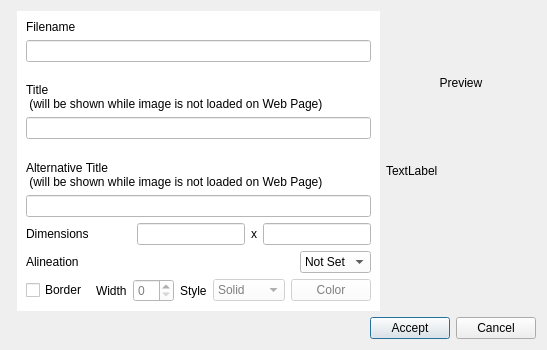
<ui version="4.0" >
 <class>Dialog</class>
 <widget class="QDialog" name="Dialog" >
  <property name="windowModality" >
   <enum>Qt::ApplicationModal</enum>
  </property>
  <property name="geometry" >
   <rect>
    <x>0</x>
    <y>0</y>
    <width>547</width>
    <height>350</height>
   </rect>
  </property>
  <property name="windowTitle" >
   <string>Image Dialog</string>
  </property>
  <property name="windowIcon" >
   <iconset>
    <normaloff>images/editor/insert-image.png</normaloff>images/editor/insert-image.png</iconset>
  </property>
  <layout class="QGridLayout" name="gridLayout_5" >
   <item row="0" column="2" >
    <layout class="QVBoxLayout" name="verticalLayout" >
     <item>
      <spacer name="verticalSpacer" >
       <property name="orientation" >
        <enum>Qt::Vertical</enum>
       </property>
       <property name="sizeHint" stdset="0" >
        <size>
         <width>20</width>
         <height>40</height>
        </size>
       </property>
      </spacer>
     </item>
     <item>
      <widget class="QLabel" name="l_preview" >
       <property name="text" >
        <string>Preview</string>
       </property>
       <property name="alignment" >
        <set>Qt::AlignCenter</set>
       </property>
      </widget>
     </item>
     <item>
      <widget class="QLabel" name="imgpreview" >
       <property name="minimumSize" >
        <size>
         <width>150</width>
         <height>150</height>
        </size>
       </property>
       <property name="toolTip" >
        <string>Preview Selected Image</string>
       </property>
       <property name="text" >
        <string>TextLabel</string>
       </property>
      </widget>
     </item>
     <item>
      <spacer name="verticalSpacer_4" >
       <property name="orientation" >
        <enum>Qt::Vertical</enum>
       </property>
       <property name="sizeHint" stdset="0" >
        <size>
         <width>20</width>
         <height>40</height>
        </size>
       </property>
      </spacer>
     </item>
    </layout>
   </item>
   <item row="1" column="0" colspan="3" >
    <layout class="QHBoxLayout" name="horizontalLayout_6" >
     <item>
      <spacer name="horizontalSpacer_2" >
       <property name="orientation" >
        <enum>Qt::Horizontal</enum>
       </property>
       <property name="sizeHint" stdset="0" >
        <size>
         <width>40</width>
         <height>20</height>
        </size>
       </property>
      </spacer>
     </item>
     <item>
      <widget class="QPushButton" name="b_accept" >
       <property name="toolTip" >
        <string>Accept</string>
       </property>
       <property name="text" >
        <string>Accept</string>
       </property>
       <property name="icon" >
        <iconset>
         <normaloff>images/ok.png</normaloff>images/ok.png</iconset>
       </property>
      </widget>
     </item>
     <item>
      <widget class="QPushButton" name="b_cancel" >
       <property name="toolTip" >
        <string>Cancel</string>
       </property>
       <property name="text" >
        <string>Cancel</string>
       </property>
       <property name="icon" >
        <iconset>
         <normaloff>images/cancel.png</normaloff>images/cancel.png</iconset>
       </property>
      </widget>
     </item>
    </layout>
   </item>
   <item row="0" column="1" >
    <widget class="QWidget" native="1" name="widget" >
     <property name="palette" >
      <palette>
       <active>
        <colorrole role="WindowText" >
         <brush brushstyle="SolidPattern" >
          <color alpha="255" >
           <red>0</red>
           <green>0</green>
           <blue>0</blue>
          </color>
         </brush>
        </colorrole>
        <colorrole role="Button" >
         <brush brushstyle="SolidPattern" >
          <color alpha="255" >
           <red>255</red>
           <green>255</green>
           <blue>255</blue>
          </color>
         </brush>
        </colorrole>
        <colorrole role="Light" >
         <brush brushstyle="SolidPattern" >
          <color alpha="255" >
           <red>255</red>
           <green>255</green>
           <blue>255</blue>
          </color>
         </brush>
        </colorrole>
        <colorrole role="Midlight" >
         <brush brushstyle="SolidPattern" >
          <color alpha="255" >
           <red>255</red>
           <green>255</green>
           <blue>255</blue>
          </color>
         </brush>
        </colorrole>
        <colorrole role="Dark" >
         <brush brushstyle="SolidPattern" >
          <color alpha="255" >
           <red>127</red>
           <green>127</green>
           <blue>127</blue>
          </color>
         </brush>
        </colorrole>
        <colorrole role="Mid" >
         <brush brushstyle="SolidPattern" >
          <color alpha="255" >
           <red>170</red>
           <green>170</green>
           <blue>170</blue>
          </color>
         </brush>
        </colorrole>
        <colorrole role="Text" >
         <brush brushstyle="SolidPattern" >
          <color alpha="255" >
           <red>0</red>
           <green>0</green>
           <blue>0</blue>
          </color>
         </brush>
        </colorrole>
        <colorrole role="BrightText" >
         <brush brushstyle="SolidPattern" >
          <color alpha="255" >
           <red>255</red>
           <green>255</green>
           <blue>255</blue>
          </color>
         </brush>
        </colorrole>
        <colorrole role="ButtonText" >
         <brush brushstyle="SolidPattern" >
          <color alpha="255" >
           <red>0</red>
           <green>0</green>
           <blue>0</blue>
          </color>
         </brush>
        </colorrole>
        <colorrole role="Base" >
         <brush brushstyle="SolidPattern" >
          <color alpha="255" >
           <red>255</red>
           <green>255</green>
           <blue>255</blue>
          </color>
         </brush>
        </colorrole>
        <colorrole role="Window" >
         <brush brushstyle="SolidPattern" >
          <color alpha="255" >
           <red>255</red>
           <green>255</green>
           <blue>255</blue>
          </color>
         </brush>
        </colorrole>
        <colorrole role="Shadow" >
         <brush brushstyle="SolidPattern" >
          <color alpha="255" >
           <red>0</red>
           <green>0</green>
           <blue>0</blue>
          </color>
         </brush>
        </colorrole>
        <colorrole role="AlternateBase" >
         <brush brushstyle="SolidPattern" >
          <color alpha="255" >
           <red>255</red>
           <green>255</green>
           <blue>255</blue>
          </color>
         </brush>
        </colorrole>
        <colorrole role="ToolTipBase" >
         <brush brushstyle="SolidPattern" >
          <color alpha="255" >
           <red>255</red>
           <green>255</green>
           <blue>220</blue>
          </color>
         </brush>
        </colorrole>
        <colorrole role="ToolTipText" >
         <brush brushstyle="SolidPattern" >
          <color alpha="255" >
           <red>0</red>
           <green>0</green>
           <blue>0</blue>
          </color>
         </brush>
        </colorrole>
       </active>
       <inactive>
        <colorrole role="WindowText" >
         <brush brushstyle="SolidPattern" >
          <color alpha="255" >
           <red>0</red>
           <green>0</green>
           <blue>0</blue>
          </color>
         </brush>
        </colorrole>
        <colorrole role="Button" >
         <brush brushstyle="SolidPattern" >
          <color alpha="255" >
           <red>255</red>
           <green>255</green>
           <blue>255</blue>
          </color>
         </brush>
        </colorrole>
        <colorrole role="Light" >
         <brush brushstyle="SolidPattern" >
          <color alpha="255" >
           <red>255</red>
           <green>255</green>
           <blue>255</blue>
          </color>
         </brush>
        </colorrole>
        <colorrole role="Midlight" >
         <brush brushstyle="SolidPattern" >
          <color alpha="255" >
           <red>255</red>
           <green>255</green>
           <blue>255</blue>
          </color>
         </brush>
        </colorrole>
        <colorrole role="Dark" >
         <brush brushstyle="SolidPattern" >
          <color alpha="255" >
           <red>127</red>
           <green>127</green>
           <blue>127</blue>
          </color>
         </brush>
        </colorrole>
        <colorrole role="Mid" >
         <brush brushstyle="SolidPattern" >
          <color alpha="255" >
           <red>170</red>
           <green>170</green>
           <blue>170</blue>
          </color>
         </brush>
        </colorrole>
        <colorrole role="Text" >
         <brush brushstyle="SolidPattern" >
          <color alpha="255" >
           <red>0</red>
           <green>0</green>
           <blue>0</blue>
          </color>
         </brush>
        </colorrole>
        <colorrole role="BrightText" >
         <brush brushstyle="SolidPattern" >
          <color alpha="255" >
           <red>255</red>
           <green>255</green>
           <blue>255</blue>
          </color>
         </brush>
        </colorrole>
        <colorrole role="ButtonText" >
         <brush brushstyle="SolidPattern" >
          <color alpha="255" >
           <red>0</red>
           <green>0</green>
           <blue>0</blue>
          </color>
         </brush>
        </colorrole>
        <colorrole role="Base" >
         <brush brushstyle="SolidPattern" >
          <color alpha="255" >
           <red>255</red>
           <green>255</green>
           <blue>255</blue>
          </color>
         </brush>
        </colorrole>
        <colorrole role="Window" >
         <brush brushstyle="SolidPattern" >
          <color alpha="255" >
           <red>255</red>
           <green>255</green>
           <blue>255</blue>
          </color>
         </brush>
        </colorrole>
        <colorrole role="Shadow" >
         <brush brushstyle="SolidPattern" >
          <color alpha="255" >
           <red>0</red>
           <green>0</green>
           <blue>0</blue>
          </color>
         </brush>
        </colorrole>
        <colorrole role="AlternateBase" >
         <brush brushstyle="SolidPattern" >
          <color alpha="255" >
           <red>255</red>
           <green>255</green>
           <blue>255</blue>
          </color>
         </brush>
        </colorrole>
        <colorrole role="ToolTipBase" >
         <brush brushstyle="SolidPattern" >
          <color alpha="255" >
           <red>255</red>
           <green>255</green>
           <blue>220</blue>
          </color>
         </brush>
        </colorrole>
        <colorrole role="ToolTipText" >
         <brush brushstyle="SolidPattern" >
          <color alpha="255" >
           <red>0</red>
           <green>0</green>
           <blue>0</blue>
          </color>
         </brush>
        </colorrole>
       </inactive>
       <disabled>
        <colorrole role="WindowText" >
         <brush brushstyle="SolidPattern" >
          <color alpha="255" >
           <red>127</red>
           <green>127</green>
           <blue>127</blue>
          </color>
         </brush>
        </colorrole>
        <colorrole role="Button" >
         <brush brushstyle="SolidPattern" >
          <color alpha="255" >
           <red>255</red>
           <green>255</green>
           <blue>255</blue>
          </color>
         </brush>
        </colorrole>
        <colorrole role="Light" >
         <brush brushstyle="SolidPattern" >
          <color alpha="255" >
           <red>255</red>
           <green>255</green>
           <blue>255</blue>
          </color>
         </brush>
        </colorrole>
        <colorrole role="Midlight" >
         <brush brushstyle="SolidPattern" >
          <color alpha="255" >
           <red>255</red>
           <green>255</green>
           <blue>255</blue>
          </color>
         </brush>
        </colorrole>
        <colorrole role="Dark" >
         <brush brushstyle="SolidPattern" >
          <color alpha="255" >
           <red>127</red>
           <green>127</green>
           <blue>127</blue>
          </color>
         </brush>
        </colorrole>
        <colorrole role="Mid" >
         <brush brushstyle="SolidPattern" >
          <color alpha="255" >
           <red>170</red>
           <green>170</green>
           <blue>170</blue>
          </color>
         </brush>
        </colorrole>
        <colorrole role="Text" >
         <brush brushstyle="SolidPattern" >
          <color alpha="255" >
           <red>127</red>
           <green>127</green>
           <blue>127</blue>
          </color>
         </brush>
        </colorrole>
        <colorrole role="BrightText" >
         <brush brushstyle="SolidPattern" >
          <color alpha="255" >
           <red>255</red>
           <green>255</green>
           <blue>255</blue>
          </color>
         </brush>
        </colorrole>
        <colorrole role="ButtonText" >
         <brush brushstyle="SolidPattern" >
          <color alpha="255" >
           <red>127</red>
           <green>127</green>
           <blue>127</blue>
          </color>
         </brush>
        </colorrole>
        <colorrole role="Base" >
         <brush brushstyle="SolidPattern" >
          <color alpha="255" >
           <red>255</red>
           <green>255</green>
           <blue>255</blue>
          </color>
         </brush>
        </colorrole>
        <colorrole role="Window" >
         <brush brushstyle="SolidPattern" >
          <color alpha="255" >
           <red>255</red>
           <green>255</green>
           <blue>255</blue>
          </color>
         </brush>
        </colorrole>
        <colorrole role="Shadow" >
         <brush brushstyle="SolidPattern" >
          <color alpha="255" >
           <red>0</red>
           <green>0</green>
           <blue>0</blue>
          </color>
         </brush>
        </colorrole>
        <colorrole role="AlternateBase" >
         <brush brushstyle="SolidPattern" >
          <color alpha="255" >
           <red>255</red>
           <green>255</green>
           <blue>255</blue>
          </color>
         </brush>
        </colorrole>
        <colorrole role="ToolTipBase" >
         <brush brushstyle="SolidPattern" >
          <color alpha="255" >
           <red>255</red>
           <green>255</green>
           <blue>220</blue>
          </color>
         </brush>
        </colorrole>
        <colorrole role="ToolTipText" >
         <brush brushstyle="SolidPattern" >
          <color alpha="255" >
           <red>0</red>
           <green>0</green>
           <blue>0</blue>
          </color>
         </brush>
        </colorrole>
       </disabled>
      </palette>
     </property>
     <property name="autoFillBackground" >
      <bool>true</bool>
     </property>
     <layout class="QGridLayout" name="gridLayout_4" >
      <item row="1" column="0" >
       <layout class="QGridLayout" name="gridLayout" >
        <item row="2" column="0" >
         <widget class="QLineEdit" name="le_filename" >
          <property name="toolTip" >
           <string>Path to real image to use</string>
          </property>
          <property name="readOnly" >
           <bool>true</bool>
          </property>
         </widget>
        </item>
        <item row="3" column="0" >
         <spacer name="verticalSpacer_2" >
          <property name="orientation" >
           <enum>Qt::Vertical</enum>
          </property>
          <property name="sizeHint" stdset="0" >
           <size>
            <width>20</width>
            <height>40</height>
           </size>
          </property>
         </spacer>
        </item>
        <item row="0" column="0" >
         <widget class="QLabel" name="l_filename" >
          <property name="text" >
           <string>Filename</string>
          </property>
         </widget>
        </item>
       </layout>
      </item>
      <item row="2" column="0" >
       <layout class="QGridLayout" name="gridLayout_3" >
        <item row="0" column="0" >
         <widget class="QLabel" name="l_title" >
          <property name="text" >
           <string>Title
 (will be shown while image is not loaded on Web Page)</string>
          </property>
         </widget>
        </item>
        <item row="3" column="0" >
         <spacer name="verticalSpacer_3" >
          <property name="orientation" >
           <enum>Qt::Vertical</enum>
          </property>
          <property name="sizeHint" stdset="0" >
           <size>
            <width>20</width>
            <height>40</height>
           </size>
          </property>
         </spacer>
        </item>
        <item row="2" column="0" >
         <widget class="QLineEdit" name="le_title" >
          <property name="toolTip" >
           <string>Set image title if browser has no image support</string>
          </property>
         </widget>
        </item>
        <item row="5" column="0" >
         <widget class="QLineEdit" name="le_alt" >
          <property name="toolTip" >
           <string>Set alternative title while image is loading</string>
          </property>
         </widget>
        </item>
        <item row="4" column="0" >
         <widget class="QLabel" name="l_alt" >
          <property name="text" >
           <string>Alternative Title
 (will be shown while image is not loaded on Web Page)</string>
          </property>
         </widget>
        </item>
       </layout>
      </item>
      <item row="3" column="0" >
       <layout class="QGridLayout" name="gridLayout_2" >
        <item row="0" column="0" >
         <widget class="QLabel" name="l_dimensions" >
          <property name="text" >
           <string>Dimensions</string>
          </property>
         </widget>
        </item>
        <item row="0" column="2" >
         <widget class="QLineEdit" name="le_width" >
          <property name="toolTip" >
           <string>Width - Set manual dimensions of image</string>
          </property>
         </widget>
        </item>
        <item row="0" column="3" >
         <widget class="QLabel" name="l_x" >
          <property name="text" >
           <string>x</string>
          </property>
         </widget>
        </item>
        <item row="0" column="4" >
         <widget class="QLineEdit" name="le_height" >
          <property name="toolTip" >
           <string>Height - Set manual dimensions of image</string>
          </property>
         </widget>
        </item>
        <item row="0" column="1" >
         <spacer name="horizontalSpacer" >
          <property name="orientation" >
           <enum>Qt::Horizontal</enum>
          </property>
          <property name="sizeHint" stdset="0" >
           <size>
            <width>40</width>
            <height>20</height>
           </size>
          </property>
         </spacer>
        </item>
       </layout>
      </item>
      <item row="4" column="0" >
       <layout class="QHBoxLayout" name="horizontalLayout_2" >
        <item>
         <widget class="QLabel" name="l_alineation" >
          <property name="text" >
           <string>Alineation</string>
          </property>
         </widget>
        </item>
        <item>
         <spacer name="horizontalSpacer_5" >
          <property name="orientation" >
           <enum>Qt::Horizontal</enum>
          </property>
          <property name="sizeHint" stdset="0" >
           <size>
            <width>40</width>
            <height>20</height>
           </size>
          </property>
         </spacer>
        </item>
        <item>
         <widget class="QComboBox" name="cb_alineation" >
          <property name="toolTip" >
           <string>Set image alineation</string>
          </property>
          <item>
           <property name="text" >
            <string>Not Set</string>
           </property>
          </item>
          <item>
           <property name="text" >
            <string>Left</string>
           </property>
          </item>
          <item>
           <property name="text" >
            <string>Right</string>
           </property>
          </item>
          <item>
           <property name="text" >
            <string>Bottom</string>
           </property>
          </item>
          <item>
           <property name="text" >
            <string>Middle</string>
           </property>
          </item>
          <item>
           <property name="text" >
            <string>Top</string>
           </property>
          </item>
         </widget>
        </item>
       </layout>
      </item>
      <item row="5" column="0" >
       <layout class="QHBoxLayout" name="horizontalLayout" >
        <item>
         <widget class="QCheckBox" name="ch_border" >
          <property name="toolTip" >
           <string>Troggle image border</string>
          </property>
          <property name="text" >
           <string>Border</string>
          </property>
         </widget>
        </item>
        <item>
         <spacer name="horizontalSpacer_3" >
          <property name="orientation" >
           <enum>Qt::Horizontal</enum>
          </property>
          <property name="sizeHint" stdset="0" >
           <size>
            <width>40</width>
            <height>20</height>
           </size>
          </property>
         </spacer>
        </item>
        <item>
         <widget class="QLabel" name="l_width" >
          <property name="text" >
           <string>Width</string>
          </property>
         </widget>
        </item>
        <item>
         <widget class="QSpinBox" name="sb_border_width" >
          <property name="enabled" >
           <bool>false</bool>
          </property>
          <property name="toolTip" >
           <string>Set image border width</string>
          </property>
         </widget>
        </item>
        <item>
         <widget class="QLabel" name="l_height" >
          <property name="text" >
           <string>Style</string>
          </property>
         </widget>
        </item>
        <item>
         <widget class="QComboBox" name="cb_style" >
          <property name="enabled" >
           <bool>false</bool>
          </property>
          <property name="toolTip" >
           <string>Set image border style</string>
          </property>
          <item>
           <property name="text" >
            <string>Solid</string>
           </property>
          </item>
          <item>
           <property name="text" >
            <string>None</string>
           </property>
          </item>
          <item>
           <property name="text" >
            <string>Dashed</string>
           </property>
          </item>
          <item>
           <property name="text" >
            <string>Dotted</string>
           </property>
          </item>
          <item>
           <property name="text" >
            <string>Double</string>
           </property>
          </item>
          <item>
           <property name="text" >
            <string>Grove</string>
           </property>
          </item>
          <item>
           <property name="text" >
            <string>Inset</string>
           </property>
          </item>
          <item>
           <property name="text" >
            <string>Outset</string>
           </property>
          </item>
          <item>
           <property name="text" >
            <string>Ridge</string>
           </property>
          </item>
         </widget>
        </item>
        <item>
         <widget class="QPushButton" name="b_color" >
          <property name="enabled" >
           <bool>false</bool>
          </property>
          <property name="toolTip" >
           <string>Set image border color</string>
          </property>
          <property name="text" >
           <string>Color</string>
          </property>
         </widget>
        </item>
       </layout>
      </item>
     </layout>
    </widget>
   </item>
  </layout>
 </widget>
 <resources/>
 <connections/>
</ui>
